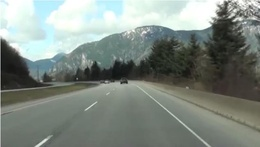
%> input picture img_test/road_1.jpg, 260 x 147 px, shrunk from 804 x 454 before the run
$ octave test.m   (GNU Octave 9; MATLAB toolbox functions it lacks are replaced by stand-ins)
%> lines starting %> are read from the running program, lines starting %| are printed output that depends on the picture
%> further down, img is the input picture: size 147x260x3 uint8; mean R, G, B 127.5, 136.8, 130
### src/edge_detection/canny_edge_detection.m
function image_edge_detection = canny_edge_detection(img)
    % Konversi Image ke Grayscale
    if size(img, 3) == 3
        img = rgb2gray(img);
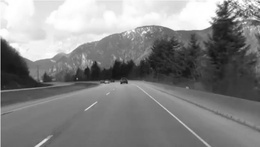
%> img: size 147x260 uint8; min 14, max 255, mean 133.2
    end

    % Mendeteksi tepi menggunakan pilihan metode
    image_edge_detection = edge(img, 'canny');
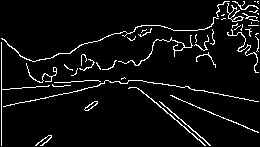
%> image_edge_detection: size 147x260 logical; 5.6% white in thin lines or dots

### src/shape_detection/circle_detection.m
function [edge_detected_image, parameter_domain_image, inversed_detected_image, shape_detected_image] = circle_detection(img, detection_threshold, input_num1, input_num2, input_text, input_type, radius)

    % Adjusting to desired edge detection method
    if (input_type == "Laplace")
        edge_detected_image = laplacian_edge_detection(img, input_num1, input_text);
    elseif(input_type == "LoG")
        edge_detected_image = laplacian_of_gaussian_edge_detection(img, input_num1, input_num2, input_text);
    elseif(input_type == "Sobel" || input_type == "Prewitt" || input_type == "Roberts")
        edge_detected_image = sobel_prewitt_roberts_edge_detection(img, input_type, input_num1);
    else % input_type == "Canny"
        edge_detected_image = canny_edge_detection(img);
    end

    % Adjust edge detected image
    if max(edge_detected_image(:)) > 1  % If the image has values greater than 1
        threshold = 0.25;
        edge_detected_image = (double(edge_detected_image) / 255) >= threshold; % Scale to [0, 1] and make in binary
    end


    [rows, cols, ~] = size(edge_detected_image);
%> rows = 147; cols = 260
    % Initialize accumulator
    inverse_detected_image = zeros(rows, cols);
    thetaRange = 0:1:359; % Range of theta values (in degrees)
    thetaRange = deg2rad(thetaRange);

    % Hough Transform
    for i = 1: rows
        for j = 1 : cols
            if (edge_detected_image(i, j) == 1)
                for theta_idx = 1: length(thetaRange)
                    theta = thetaRange(theta_idx);
                    a = round(i - radius * cos(theta));
                    b = round(j - radius * sin(theta));
                    % Full circle in radians

                    % fprintf("%d %d %d\n", i, j, theta);
                    if (a > 0 && a <= rows && b > 0 && b <= cols)
                        inverse_detected_image(a, b) = inverse_detected_image(a, b) + 1;
                    end
                end
            end
        end
    end
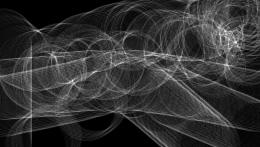
%> inverse_detected_image: size 147x260 double; min 0, max 83, mean 16.5; drawn with min black and max white
%> after the loop, a = 116; b = 212; theta = 6.27

    % Accumulator to display
    parameter_domain_image = double(inverse_detected_image) / max(inverse_detected_image(:));
    selected_parameter_domain_image = parameter_domain_image >= str2double(detection_threshold);
%> selected_parameter_domain_image: size 147x260 logical; every value is 0

    % Inverse
    inversed_detected_image = zeros(rows, cols);
    for a = 1:rows
        for b = 1:cols
            if (selected_parameter_domain_image(a, b) == 1)
                for theta_idx = 1: length(thetaRange)
                    theta = thetaRange(theta_idx);
                    i = round(a + radius * cos(theta));
                    j = round(b + radius * sin(theta));

                    % Full circle in radians
                    % fprintf("%d %d %d %d %d\n", a, b, theta, i, j);
                    if (i > 0 && i <= rows && j > 0 && j <= cols)
                        inversed_detected_image(i, j) = inversed_detected_image(i, j) + 1;
                    end
                end
            end
        end
    end
%> inversed_detected_image: size 147x260 double; every value is 0
%> after the loop, i = 147; j = 260

    % If more than 1, make it 1
    inversed_detected_image = inversed_detected_image >= 1;

    % Make RGB format
    if (size(img, 3) == 1)
        if (max(img(:)) == 1)
            grayImage = double(img) * 255;
        else
            grayImage = img;
        end
        img = repmat(im2double(grayImage), [1, 1, 3]);
    end
    if (size(edge_detected_image, 3) == 1)
        grayImage = double(edge_detected_image) * 255;
%> grayImage: size 147x260 double; 5.6% white in thin lines or dots
        edge_detected_image = repmat(im2double(grayImage), [1, 1, 3]);
%> edge_detected_image: size 147x260x3 double; 5.6% white in thin lines or dots
    end
    if (size(parameter_domain_image, 3) == 1)
        grayImage = double(parameter_domain_image) * 255;
        parameter_domain_image = repmat(im2double(grayImage), [1, 1, 3]);
%> parameter_domain_image: size 147x260x3 double
    end
    if (size(inversed_detected_image, 3) == 1)
        grayImage = double(inversed_detected_image) * 255;
        inversed_detected_image = repmat(im2double(grayImage), [1, 1, 3]);
%> inversed_detected_image: size 147x260x3 double; every value is 0
    end

    shape_detected_image = img;
    for r = 1 : rows
        for c = 1 : cols
            if (inversed_detected_image(r, c, 1) == 255)
                % Make Red for shape detected pixels
                shape_detected_image(r, c, 1) = 255;
                shape_detected_image(r, c, 2) = 0;
                shape_detected_image(r, c, 3) = 0;
            end
        end
    end
end

### test.m
addpath("src\shape_detection\");
addpath("src\edge_detection\");

img = imread("img_test\road_1.jpg");
[edge_detected, parameter_domain, inversed_detected_image, shape_detected_image] = circle_detection(img, 0.95, [], [], [], "Canny", 30);
